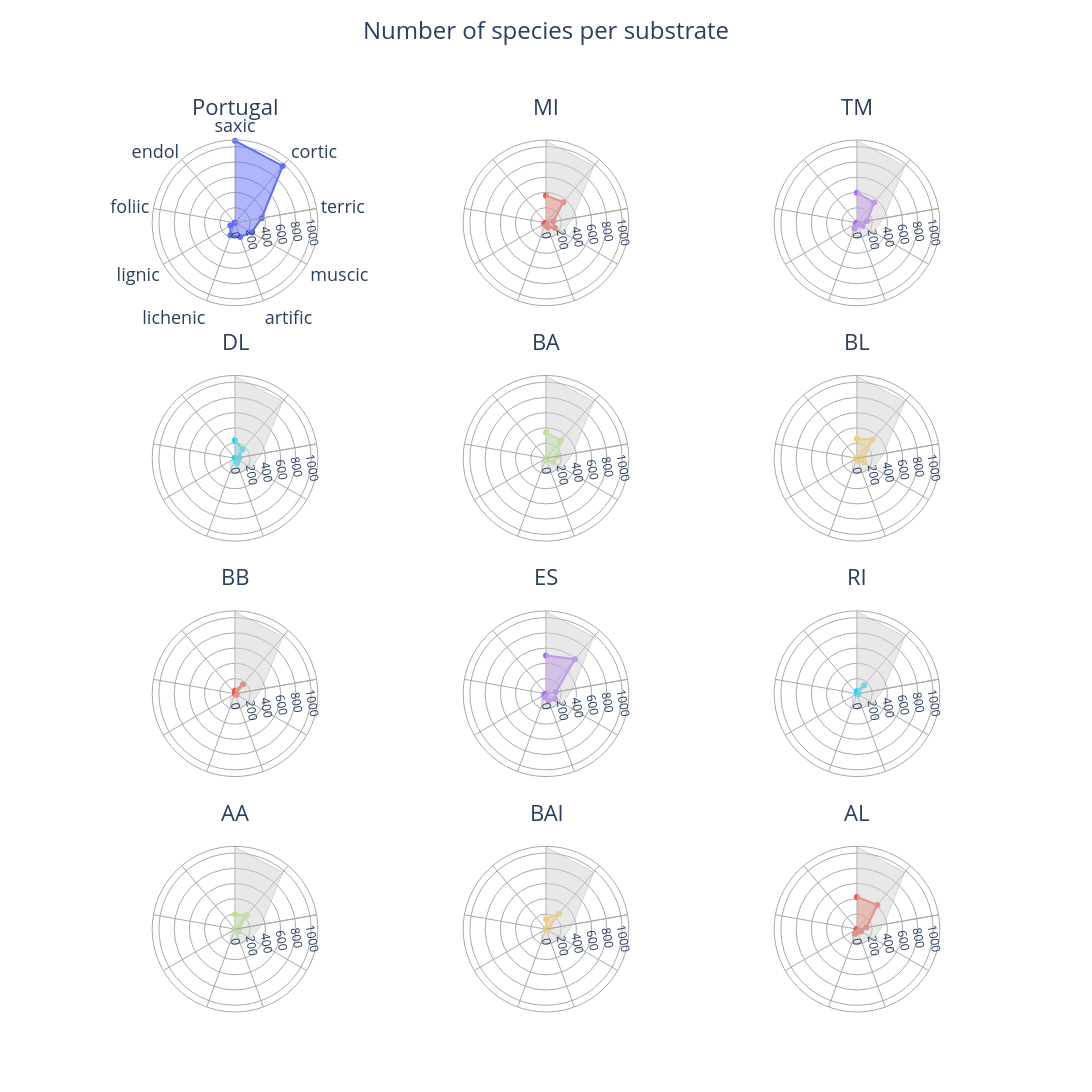

The code cell stored with this chart in its notebook:
### Markdown cell above
### Radar plot the number of species standardized

### Code cell
from plotly.subplots import make_subplots
import plotly.graph_objects as go

# --- National reference radar (same for all subplots) ---
total_sorted = habitat_national.sort_values("n_species", ascending=False)
habitats_sorted = total_sorted["hab"].tolist()

short_theta = [hab_labels.get(h, h) for h in habitats_sorted]


# find angle for third axis
N = len(short_theta)
step = 360 / N
third_angle = 90 - 2 * step

# Create subplots
fig = make_subplots(
    rows=4,
    cols=3,
    specs=[[{"type": "polar"}] * 3 for _ in range(4)],
    subplot_titles=['Portugal'] + list(provs),
    vertical_spacing=0.08,
    horizontal_spacing=0.001
)

# ==================================================
# 1) NATIONAL RADAR AT TOP LEFT
# ==================================================
fig.add_trace(
    go.Scatterpolar(
        r=total_sorted["n_species"].values,
        theta=short_theta,
        fill="toself",
        name="Portugal",
        showlegend=False
    ),
    row=1, col=1
)

fig.update_layout({
    "polar": dict(
        bgcolor="white",
        angularaxis=dict(
            rotation=90, 
            direction="clockwise",
            tickfont=dict(size=18),
            showticklabels=True,
            gridcolor="darkgray",
            linecolor="darkgray"
        ),
        radialaxis=dict(
            angle=third_angle,
            visible=True,
            range=[0, total_sorted["n_species"].max() + 10],
            gridcolor="darkgray",
            linecolor="darkgray",
        )
    )
})


# ==================================================
# 2) PROVINCES START FROM SUBPLOT 2
# ==================================================
for idx, prov in enumerate(provs, start=1):
    subplot_pos = idx + 1   # shift by one because national uses first slot

    row = (subplot_pos - 1) // 3 + 1
    col = (subplot_pos - 1) % 3 + 1

    prov_data = habitat_by_prov_pivot.loc[prov].reindex(habitats_sorted)


    # province radar
    fig.add_trace(
        go.Scatterpolar(
            r=prov_data.values,
            theta=short_theta,
            fill="toself",
            name=prov,
            showlegend=False
        ),
        row=row,
        col=col
    )

    # national outline as reference
    fig.add_trace(
        go.Scatterpolar(
            r=total_sorted["n_species"].values,
            theta=short_theta,
            mode="lines",
            fill="toself",
            fillcolor="lightgray",
            line=dict(width=1, color="darkgray"),
            opacity=0.5,
            showlegend=False
        ),
        row=row,
        col=col
    )

    polar_name = f"polar{subplot_pos}"
    fig.update_layout({
        polar_name: dict(
            bgcolor="white",
            angularaxis=dict(
                rotation=90, 
                direction="clockwise",
                tickfont=dict(size=18),
                showticklabels=False,
                gridcolor="darkgray",
                linecolor="darkgray"
            ),
            radialaxis=dict(
                angle=third_angle,
                visible=True,
                range=[0, total_sorted["n_species"].max() + 10],
                gridcolor="darkgray",
                linecolor="darkgray",
            )
        )
    })

fig.update_layout(
    height=1600,
    width=1200,
    margin=dict(t=140),
    title_text="Number of species per substrate",
    title_x=0.5,
    title_y=.98,
    title_font_size=24,
    showlegend=False
)

# increase spacing between subplot title and radar
for annotation in fig.layout.annotations:
    annotation.y += 0.020
    annotation.font.size = 22


fig.show()

### Figure 1 — Plotly figure (JSON) as saved in the notebook; plotly's stock layout.template omitted (floating-point values rounded to 4 significant figures)
{"data": [{"fill": "toself", "name": "Portugal", "r": [1079, 976, 355, 251, 198, 175, 72, 7, 1], "showlegend": false, "subplot": "polar", "theta": ["saxic", "cortic", "terric", "muscic", "artific", "lichenic", "lignic", "foliic", "endol"], "type": "scatterpolar"}, {"fill": "toself", "name": "MI", "r": [358, 355, 97, 138, 66, 32, 26, 0, 0], "showlegend": false, "subplot": "polar2", "theta": ["saxic", "cortic", "terric", "muscic", "artific", "lichenic", "lignic", "foliic", "endol"], "type": "scatterpolar"}, {"fill": "toself", "fillcolor": "lightgray", "line": {"color": "darkgray", "width": 1}, "mode": "lines", "opacity": 0.5, "r": [1079, 976, 355, 251, 198, 175, 72, 7, 1], "showlegend": false, "subplot": "polar2", "theta": ["saxic", "cortic", "terric", "muscic", "artific", "lichenic", "lignic", "foliic", "endol"], "type": "scatterpolar"}, {"fill": "toself", "name": "TM", "r": [395, 351, 135, 86, 23, 83, 17, 0, 0], "showlegend": false, "subplot": "polar3", "theta": ["saxic", "cortic", "terric", "muscic", "artific", "lichenic", "lignic", "foliic", "endol"], "type": "scatterpolar"}, {"fill": "toself", "fillcolor": "lightgray", "line": {"color": "darkgray", "width": 1}, "mode": "lines", "opacity": 0.5, "r": [1079, 976, 355, 251, 198, 175, 72, 7, 1], "showlegend": false, "subplot": "polar3", "theta": ["saxic", "cortic", "terric", "muscic", "artific", "lichenic", "lignic", "foliic", "endol"], "type": "scatterpolar"}, {"fill": "toself", "name": "DL", "r": [238, 155, 57, 48, 73, 5, 3, 0, 0], "showlegend": false, "subplot": "polar4", "theta": ["saxic", "cortic", "terric", "muscic", "artific", "lichenic", "lignic", "foliic", "endol"], "type": "scatterpolar"}, {"fill": "toself", "fillcolor": "lightgray", "line": {"color": "darkgray", "width": 1}, "mode": "lines", "opacity": 0.5, "r": [1079, 976, 355, 251, 198, 175, 72, 7, 1], "showlegend": false, "subplot": "polar4", "theta": ["saxic", "cortic", "terric", "muscic", "artific", "lichenic", "lignic", "foliic", "endol"], "type": "scatterpolar"}, {"fill": "toself", "name": "BA", "r": [340, 305, 154, 111, 29, 29, 10, 0, 0], "showlegend": false, "subplot": "polar5", "theta": ["saxic", "cortic", "terric", "muscic", "artific", "lichenic", "lignic", "foliic", "endol"], "type": "scatterpolar"}, {"fill": "toself", "fillcolor": "lightgray", "line": {"color": "darkgray", "width": 1}, "mode": "lines", "opacity": 0.5, "r": [1079, 976, 355, 251, 198, 175, 72, 7, 1], "showlegend": false, "subplot": "polar5", "theta": ["saxic", "cortic", "terric", "muscic", "artific", "lichenic", "lignic", "foliic", "endol"], "type": "scatterpolar"}, {"fill": "toself", "name": "BL", "r": [257, 323, 91, 108, 35, 13, 13, 4, 1], "showlegend": false, "subplot": "polar6", "theta": ["saxic", "cortic", "terric", "muscic", "artific", "lichenic", "lignic", "foliic", "endol"], "type": "scatterpolar"}, {"fill": "toself", "fillcolor": "lightgray", "line": {"color": "darkgray", "width": 1}, "mode": "lines", "opacity": 0.5, "r": [1079, 976, 355, 251, 198, 175, 72, 7, 1], "showlegend": false, "subplot": "polar6", "theta": ["saxic", "cortic", "terric", "muscic", "artific", "lichenic", "lignic", "foliic", "endol"], "type": "scatterpolar"}, {"fill": "toself", "name": "BB", "r": [43, 164, 16, 24, 3, 2, 0, 0, 0], "showlegend": false, "subplot": "polar7", "theta": ["saxic", "cortic", "terric", "muscic", "artific", "lichenic", "lignic", "foliic", "endol"], "type": "scatterpolar"}, {"fill": "toself", "fillcolor": "lightgray", "line": {"color": "darkgray", "width": 1}, "mode": "lines", "opacity": 0.5, "r": [1079, 976, 355, 251, 198, 175, 72, 7, 1], "showlegend": false, "subplot": "polar7", "theta": ["saxic", "cortic", "terric", "muscic", "artific", "lichenic", "lignic", "foliic", "endol"], "type": "scatterpolar"}, {"fill": "toself", "name": "ES", "r": [501, 593, 132, 141, 98, 49, 26, 7, 0], "showlegend": false, "subplot": "polar8", "theta": ["saxic", "cortic", "terric", "muscic", "artific", "lichenic", "lignic", "foliic", "endol"], "type": "scatterpolar"}, {"fill": "toself", "fillcolor": "lightgray", "line": {"color": "darkgray", "width": 1}, "mode": "lines", "opacity": 0.5, "r": [1079, 976, 355, 251, 198, 175, 72, 7, 1], "showlegend": false, "subplot": "polar8", "theta": ["saxic", "cortic", "terric", "muscic", "artific", "lichenic", "lignic", "foliic", "endol"], "type": "scatterpolar"}, {"fill": "toself", "name": "RI", "r": [37, 146, 12, 18, 7, 3, 0, 0, 0], "showlegend": false, "subplot": "polar9", "theta": ["saxic", "cortic", "terric", "muscic", "artific", "lichenic", "lignic", "foliic", "endol"], "type": "scatterpolar"}, {"fill": "toself", "fillcolor": "lightgray", "line": {"color": "darkgray", "width": 1}, "mode": "lines", "opacity": 0.5, "r": [1079, 976, 355, 251, 198, 175, 72, 7, 1], "showlegend": false, "subplot": "polar9", "theta": ["saxic", "cortic", "terric", "muscic", "artific", "lichenic", "lignic", "foliic", "endol"], "type": "scatterpolar"}, {"fill": "toself", "name": "AA", "r": [195, 240, 57, 60, 26, 10, 2, 0, 0], "showlegend": false, "subplot": "polar10", "theta": ["saxic", "cortic", "terric", "muscic", "artific", "lichenic", "lignic", "foliic", "endol"], "type": "scatterpolar"}, {"fill": "toself", "fillcolor": "lightgray", "line": {"color": "darkgray", "width": 1}, "mode": "lines", "opacity": 0.5, "r": [1079, 976, 355, 251, 198, 175, 72, 7, 1], "showlegend": false, "subplot": "polar10", "theta": ["saxic", "cortic", "terric", "muscic", "artific", "lichenic", "lignic", "foliic", "endol"], "type": "scatterpolar"}, {"fill": "toself", "name": "BAl", "r": [130, 269, 35, 26, 11, 7, 2, 0, 0], "showlegend": false, "subplot": "polar11", "theta": ["saxic", "cortic", "terric", "muscic", "artific", "lichenic", "lignic", "foliic", "endol"], "type": "scatterpolar"}, {"fill": "toself", "fillcolor": "lightgray", "line": {"color": "darkgray", "width": 1}, "mode": "lines", "opacity": 0.5, "r": [1079, 976, 355, 251, 198, 175, 72, 7, 1], "showlegend": false, "subplot": "polar11", "theta": ["saxic", "cortic", "terric", "muscic", "artific", "lichenic", "lignic", "foliic", "endol"], "type": "scatterpolar"}, {"fill": "toself", "name": "AL", "r": [423, 416, 126, 62, 34, 67, 9, 1, 0], "showlegend": false, "subplot": "polar12", "theta": ["saxic", "cortic", "terric", "muscic", "artific", "lichenic", "lignic", "foliic", "endol"], "type": "scatterpolar"}, {"fill": "toself", "fillcolor": "lightgray", "line": {"color": "darkgray", "width": 1}, "mode": "lines", "opacity": 0.5, "r": [1079, 976, 355, 251, 198, 175, 72, 7, 1], "showlegend": false, "subplot": "polar12", "theta": ["saxic", "cortic", "terric", "muscic", "artific", "lichenic", "lignic", "foliic", "endol"], "type": "scatterpolar"}], "layout": {"annotations": [{"font": {"size": 22}, "showarrow": false, "text": "Portugal", "x": 0.1663, "xanchor": "center", "xref": "paper", "y": 1.02, "yanchor": "bottom", "yref": "paper"}, {"font": {"size": 22}, "showarrow": false, "text": "MI", "x": 0.5, "xanchor": "center", "xref": "paper", "y": 1.02, "yanchor": "bottom", "yref": "paper"}, {"font": {"size": 22}, "showarrow": false, "text": "TM", "x": 0.8337, "xanchor": "center", "xref": "paper", "y": 1.02, "yanchor": "bottom", "yref": "paper"}, {"font": {"size": 22}, "showarrow": false, "text": "DL", "x": 0.1663, "xanchor": "center", "xref": "paper", "y": 0.75, "yanchor": "bottom", "yref": "paper"}, {"font": {"size": 22}, "showarrow": false, "text": "BA", "x": 0.5, "xanchor": "center", "xref": "paper", "y": 0.75, "yanchor": "bottom", "yref": "paper"}, {"font": {"size": 22}, "showarrow": false, "text": "BL", "x": 0.8337, "xanchor": "center", "xref": "paper", "y": 0.75, "yanchor": "bottom", "yref": "paper"}, {"font": {"size": 22}, "showarrow": false, "text": "BB", "x": 0.1663, "xanchor": "center", "xref": "paper", "y": 0.48, "yanchor": "bottom", "yref": "paper"}, {"font": {"size": 22}, "showarrow": false, "text": "ES", "x": 0.5, "xanchor": "center", "xref": "paper", "y": 0.48, "yanchor": "bottom", "yref": "paper"}, {"font": {"size": 22}, "showarrow": false, "text": "RI", "x": 0.8337, "xanchor": "center", "xref": "paper", "y": 0.48, "yanchor": "bottom", "yref": "paper"}, {"font": {"size": 22}, "showarrow": false, "text": "AA", "x": 0.1663, "xanchor": "center", "xref": "paper", "y": 0.21, "yanchor": "bottom", "yref": "paper"}, {"font": {"size": 22}, "showarrow": false, "text": "BAl", "x": 0.5, "xanchor": "center", "xref": "paper", "y": 0.21, "yanchor": "bottom", "yref": "paper"}, {"font": {"size": 22}, "showarrow": false, "text": "AL", "x": 0.8337, "xanchor": "center", "xref": "paper", "y": 0.21, "yanchor": "bottom", "yref": "paper"}], "height": 1600, "margin": {"t": 140}, "polar": {"angularaxis": {"direction": "clockwise", "gridcolor": "darkgray", "linecolor": "darkgray", "rotation": 90, "showticklabels": true, "tickfont": {"size": 18}}, "bgcolor": "white", "domain": {"x": [0, 0.3327], "y": [0.81, 1]}, "radialaxis": {"angle": 10, "gridcolor": "darkgray", "linecolor": "darkgray", "range": [0, 1089], "visible": true}}, "polar10": {"angularaxis": {"direction": "clockwise", "gridcolor": "darkgray", "linecolor": "darkgray", "rotation": 90, "showticklabels": false, "tickfont": {"size": 18}}, "bgcolor": "white", "domain": {"x": [0, 0.3327], "y": [0, 0.19]}, "radialaxis": {"angle": 10, "gridcolor": "darkgray", "linecolor": "darkgray", "range": [0, 1089], "visible": true}}, "polar11": {"angularaxis": {"direction": "clockwise", "gridcolor": "darkgray", "linecolor": "darkgray", "rotation": 90, "showticklabels": false, "tickfont": {"size": 18}}, "bgcolor": "white", "domain": {"x": [0.3337, 0.6663], "y": [0, 0.19]}, "radialaxis": {"angle": 10, "gridcolor": "darkgray", "linecolor": "darkgray", "range": [0, 1089], "visible": true}}, "polar12": {"angularaxis": {"direction": "clockwise", "gridcolor": "darkgray", "linecolor": "darkgray", "rotation": 90, "showticklabels": false, "tickfont": {"size": 18}}, "bgcolor": "white", "domain": {"x": [0.6673, 1], "y": [0, 0.19]}, "radialaxis": {"angle": 10, "gridcolor": "darkgray", "linecolor": "darkgray", "range": [0, 1089], "visible": true}}, "polar2": {"angularaxis": {"direction": "clockwise", "gridcolor": "darkgray", "linecolor": "darkgray", "rotation": 90, "showticklabels": false, "tickfont": {"size": 18}}, "bgcolor": "white", "domain": {"x": [0.3337, 0.6663], "y": [0.81, 1]}, "radialaxis": {"angle": 10, "gridcolor": "darkgray", "linecolor": "darkgray", "range": [0, 1089], "visible": true}}, "polar3": {"angularaxis": {"direction": "clockwise", "gridcolor": "darkgray", "linecolor": "darkgray", "rotation": 90, "showticklabels": false, "tickfont": {"size": 18}}, "bgcolor": "white", "domain": {"x": [0.6673, 1], "y": [0.81, 1]}, "radialaxis": {"angle": 10, "gridcolor": "darkgray", "linecolor": "darkgray", "range": [0, 1089], "visible": true}}, "polar4": {"angularaxis": {"direction": "clockwise", "gridcolor": "darkgray", "linecolor": "darkgray", "rotation": 90, "showticklabels": false, "tickfont": {"size": 18}}, "bgcolor": "white", "domain": {"x": [0, 0.3327], "y": [0.54, 0.73]}, "radialaxis": {"angle": 10, "gridcolor": "darkgray", "linecolor": "darkgray", "range": [0, 1089], "visible": true}}, "polar5": {"angularaxis": {"direction": "clockwise", "gridcolor": "darkgray", "linecolor": "darkgray", "rotation": 90, "showticklabels": false, "tickfont": {"size": 18}}, "bgcolor": "white", "domain": {"x": [0.3337, 0.6663], "y": [0.54, 0.73]}, "radialaxis": {"angle": 10, "gridcolor": "darkgray", "linecolor": "darkgray", "range": [0, 1089], "visible": true}}, "polar6": {"angularaxis": {"direction": "clockwise", "gridcolor": "darkgray", "linecolor": "darkgray", "rotation": 90, "showticklabels": false, "tickfont": {"size": 18}}, "bgcolor": "white", "domain": {"x": [0.6673, 1], "y": [0.54, 0.73]}, "radialaxis": {"angle": 10, "gridcolor": "darkgray", "linecolor": "darkgray", "range": [0, 1089], "visible": true}}, "polar7": {"angularaxis": {"direction": "clockwise", "gridcolor": "darkgray", "linecolor": "darkgray", "rotation": 90, "showticklabels": false, "tickfont": {"size": 18}}, "bgcolor": "white", "domain": {"x": [0, 0.3327], "y": [0.27, 0.46]}, "radialaxis": {"angle": 10, "gridcolor": "darkgray", "linecolor": "darkgray", "range": [0, 1089], "visible": true}}, "polar8": {"angularaxis": {"direction": "clockwise", "gridcolor": "darkgray", "linecolor": "darkgray", "rotation": 90, "showticklabels": false, "tickfont": {"size": 18}}, "bgcolor": "white", "domain": {"x": [0.3337, 0.6663], "y": [0.27, 0.46]}, "radialaxis": {"angle": 10, "gridcolor": "darkgray", "linecolor": "darkgray", "range": [0, 1089], "visible": true}}, "polar9": {"angularaxis": {"direction": "clockwise", "gridcolor": "darkgray", "linecolor": "darkgray", "rotation": 90, "showticklabels": false, "tickfont": {"size": 18}}, "bgcolor": "white", "domain": {"x": [0.6673, 1], "y": [0.27, 0.46]}, "radialaxis": {"angle": 10, "gridcolor": "darkgray", "linecolor": "darkgray", "range": [0, 1089], "visible": true}}, "showlegend": false, "title": {"font": {"size": 24}, "text": "Number of species per substrate", "x": 0.5, "y": 0.98}, "width": 1200}}
